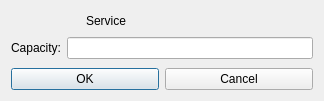
<?xml version="1.0" encoding="UTF-8"?>
<ui version="4.0">
 <class>TenantEdge</class>
 <widget class="QDialog" name="TenantEdge">
  <property name="geometry">
   <rect>
    <x>0</x>
    <y>0</y>
    <width>324</width>
    <height>101</height>
   </rect>
  </property>
  <property name="windowTitle">
   <string>Edit Edge</string>
  </property>
  <property name="styleSheet">
   <string notr="true">QWidget, QMenuBar::item, QHeaderView::section {
	background-color: qlineargradient(x1: 0, y1: 0, x2: 0, y2: 1,
                                      stop: 0 #a0a0a0, stop: 1 #f0f0f0);
}

QLabel, QSlider, QCheckBox {
	background-color: transparent;
}</string>
  </property>
  <property name="locale">
   <locale language="English" country="UnitedStates"/>
  </property>
  <layout class="QVBoxLayout" name="verticalLayout_2">
   <item>
    <layout class="QVBoxLayout" name="verticalLayout">
     <property name="sizeConstraint">
      <enum>QLayout::SetNoConstraint</enum>
     </property>
     <item>
      <layout class="QFormLayout" name="formLayout">
       <property name="fieldGrowthPolicy">
        <enum>QFormLayout::AllNonFixedFieldsGrow</enum>
       </property>
       <item row="1" column="1">
        <widget class="QCheckBox" name="service">
         <property name="text">
          <string>Service</string>
         </property>
        </widget>
       </item>
       <item row="2" column="0">
        <widget class="QLabel" name="label_4">
         <property name="text">
          <string>Capacity:</string>
         </property>
        </widget>
       </item>
       <item row="2" column="1">
        <widget class="QLineEdit" name="capacity"/>
       </item>
      </layout>
     </item>
     <item>
      <layout class="QHBoxLayout" name="horizontalLayout">
       <item>
        <widget class="QPushButton" name="OK">
         <property name="text">
          <string>OK</string>
         </property>
        </widget>
       </item>
       <item>
        <widget class="QPushButton" name="Cancel">
         <property name="text">
          <string>Cancel</string>
         </property>
        </widget>
       </item>
      </layout>
     </item>
    </layout>
   </item>
  </layout>
 </widget>
 <resources>
  <include location="../../../movepoint/src/SchedulerGUI/Windows/resources.qrc"/>
 </resources>
 <connections>
  <connection>
   <sender>OK</sender>
   <signal>clicked()</signal>
   <receiver>TenantEdge</receiver>
   <slot>accept()</slot>
   <hints>
    <hint type="sourcelabel">
     <x>102</x>
     <y>240</y>
    </hint>
    <hint type="destinationlabel">
     <x>199</x>
     <y>149</y>
    </hint>
   </hints>
  </connection>
  <connection>
   <sender>Cancel</sender>
   <signal>clicked()</signal>
   <receiver>TenantEdge</receiver>
   <slot>reject()</slot>
   <hints>
    <hint type="sourcelabel">
     <x>288</x>
     <y>240</y>
    </hint>
    <hint type="destinationlabel">
     <x>199</x>
     <y>149</y>
    </hint>
   </hints>
  </connection>
 </connections>
 <slots>
  <slot>AddParam()</slot>
  <slot>RemoveParam()</slot>
 </slots>
</ui>
